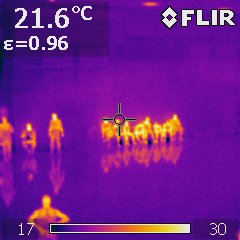
#> input picture IR_1582.jpg, 240 x 240 px
$ python blob.py   (older library calls are emulated)
#> lines starting #> are read from the running program, lines starting #| are printed output that depends on the picture
# Standard imports
import cv2
import numpy as np;

# Read image
im = cv2.imread("IR_1582.jpg", cv2.IMREAD_GRAYSCALE)
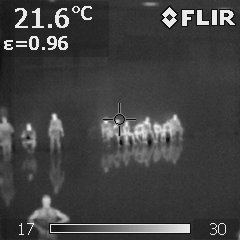
#> im: shape (240, 240); min 0, max 255, mean 65.5

# Set up the detector with default parameters.
detector = cv2.SimpleBlobDetector()

# Detect blobs.
keypoints = detector.detect(im)
#> keypoints = 7 keypoints; (x, y, size): (221, 229, 9.9), (149, 142, 8.3), (61, 21, 8.2), (34, 42, 7.8), (76, 9, 6.7), (169, 17, 6.3), (226, 14, 5.6)
#print keypoints.length

# Draw detected blobs as red circles.
# cv2.DRAW_MATCHES_FLAGS_DRAW_RICH_KEYPOINTS ensures the size of the circle corresponds to the size of blob
im_with_keypoints = cv2.drawKeypoints(im, keypoints, np.array([]), (0,0,255), cv2.DRAW_MATCHES_FLAGS_DRAW_RICH_KEYPOINTS)

# Show keypoints
cv2.imshow("Keypoints", im_with_keypoints)
cv2.waitKey(0)
